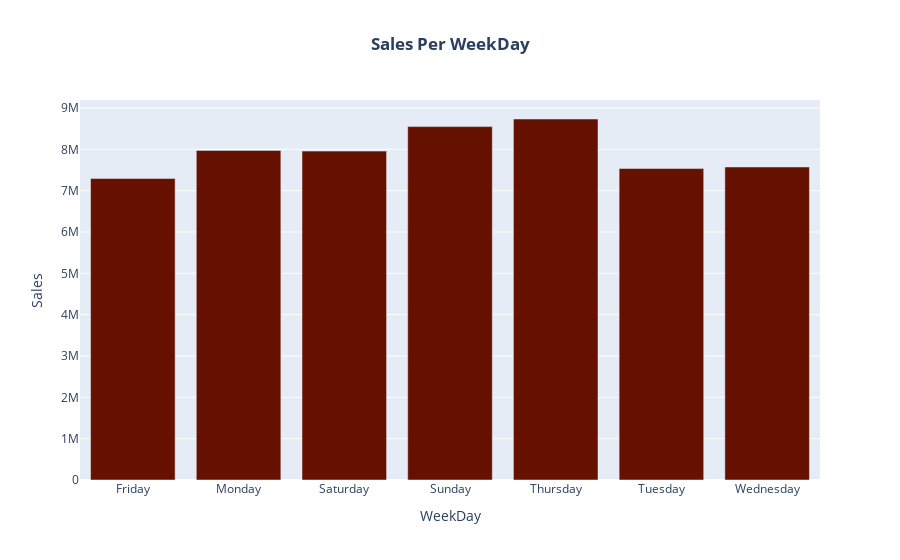

The notebook cell this image was saved under:
### Code cell
data['weekday']= data['date_time'].dt.dayofweek
data['weekday'] = data['weekday'].map({3:'Thursday', 4:'Friday', 5:'Saturday', 6:'Sunday', 0:'Monday', 1:'Tuesday', 2:'Wednesday'})
results4 = data.groupby(['weekday'], as_index = False).sum()
fig1 = px.bar(x= results4['weekday'], y=results4['sales'], labels={
                     "y": "Sales",
                     "x": "WeekDay",
                     
                 },
                title="<b>Sales Per WeekDay</b>") #color_continuous_scale='bluered')
fig1.update_layout(title_x = 0.5)
fig1.update_traces(marker_color='rgb(102,17,0)')

### Figure 1 — Plotly figure (JSON) as saved in the notebook; plotly's stock layout.template omitted (floating-point values rounded to 4 significant figures)
{"data": [{"alignmentgroup": "True", "hovertemplate": "WeekDay=%{x}<br>Sales=%{y}<extra></extra>", "legendgroup": "", "marker": {"color": "rgb(102,17,0)", "pattern": {"shape": ""}}, "name": "", "offsetgroup": "", "orientation": "v", "showlegend": false, "textposition": "auto", "type": "bar", "x": ["Friday", "Monday", "Saturday", "Sunday", "Thursday", "Tuesday", "Wednesday"], "xaxis": "x", "y": [7292973, 7973397, 7957324, 8549578, 8734032, 7535222, 7572889], "yaxis": "y"}], "layout": {"barmode": "relative", "legend": {"tracegroupgap": 0}, "title": {"text": "<b>Sales Per WeekDay</b>", "x": 0.5}, "xaxis": {"anchor": "y", "domain": [0, 1], "title": {"text": "WeekDay"}}, "yaxis": {"anchor": "x", "domain": [0, 1], "title": {"text": "Sales"}}}}
